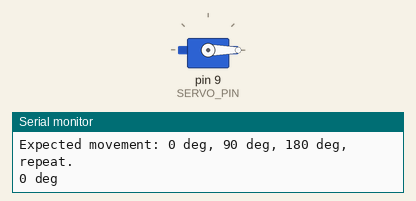
A sketch run on a simulated Arduino Uno, built with avr-gcc and run on an emulated ATmega328P. Shown: servo, the last lines printed to the serial monitor.

Above: at 1.05 s.
At 3.25 s:
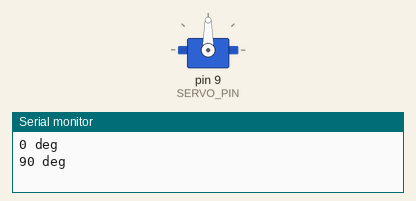
At 5.5 s:
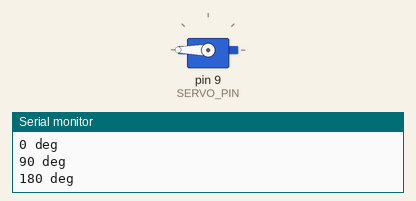
Timing chart, 0 to 6.9 s (numbered marks = the images above):
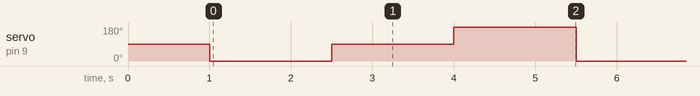

The sketch:

uno_servo_sweep_test.ino
```cpp
/*
  Arduino Uno servo sweep test.

  Use this to prove the servo, servo power supply, and signal wire are good
  before debugging the ESP32-S3 signal path.

  Wiring:
    Servo signal  -> Arduino Uno D9
    Servo red     -> external servo supply positive, usually 5-6 V
    Servo ground  -> external servo supply negative
    Servo supply negative -> Arduino Uno GND

  Do not power a large servo from the Uno 5 V pin.
*/

#include <Servo.h>

const int SERVO_PIN = 9;

Servo testServo;

void setup() {
  Serial.begin(115200);
  delay(1000);

  testServo.attach(SERVO_PIN);

  Serial.println();
  Serial.println("Arduino Uno servo sweep test started.");
  Serial.println("Expected movement: 0 deg, 90 deg, 180 deg, repeat.");
}

void loop() {
  Serial.println("0 deg");
  testServo.write(0);
  delay(1500);

  Serial.println("90 deg");
  testServo.write(90);
  delay(1500);

  Serial.println("180 deg");
  testServo.write(180);
  delay(1500);
}
```

Measured:
- by itself, servo on pin 9 (SERVO_PIN): repeats every 4.5 s: 90° 1.5 s, 180° 1.5 s, 0° 1.5 s
